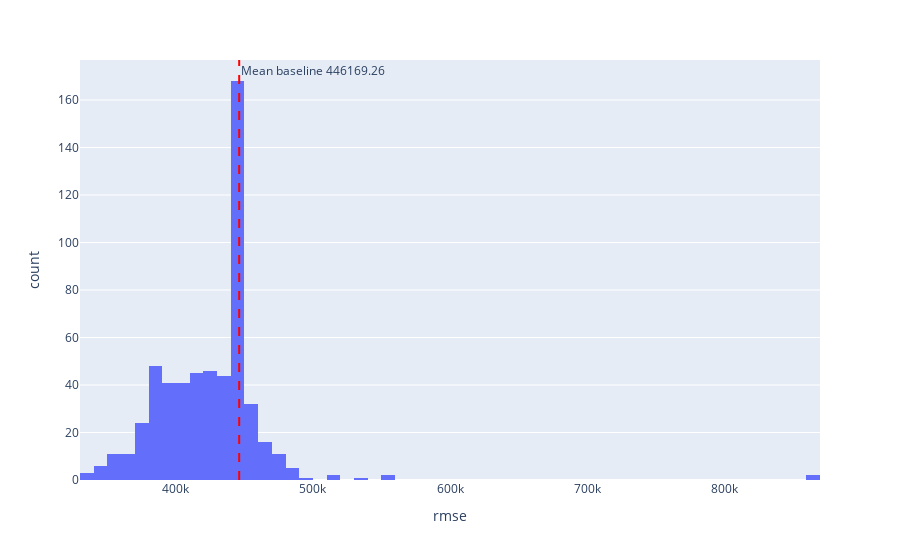

Notebook code for this chart:
### Code cell
fig = threshold_histogram(results_df, metric, min_metric, max_metric, perf_of_mean)
fig.show()
fig.write_image(OUTPUT_DIR / f"{dataset}_{config_str}_filtered_{k}_histogram.{image_ext}")

### Figure 1 — Plotly figure (JSON) as saved in the notebook; plotly's stock layout.template omitted (floating-point values rounded to 4 significant figures; data arrays with more than 128 entries replaced by an {"elided": "..."} marker saying what was removed)
{"data": [{"alignmentgroup": "True", "bingroup": "x", "hovertemplate": "rmse=%{x}<br>count=%{y}<extra></extra>", "legendgroup": "", "marker": {"color": "#636efa", "pattern": {"shape": ""}}, "name": "", "nbinsx": 100, "offsetgroup": "", "orientation": "v", "showlegend": false, "type": "histogram", "x": {"elided": "560 float values"}, "xaxis": "x", "yaxis": "y"}], "layout": {"annotations": [{"showarrow": false, "text": "Mean baseline 446169.26", "x": 446200.0, "xanchor": "left", "xref": "x", "y": 1, "yanchor": "top", "yref": "y domain"}], "barmode": "relative", "legend": {"tracegroupgap": 0}, "margin": {"t": 60}, "shapes": [{"line": {"color": "red", "dash": "dash"}, "type": "line", "x0": 446200.0, "x1": 446200.0, "xref": "x", "y0": 0, "y1": 1, "yref": "y domain"}], "xaxis": {"anchor": "y", "domain": [0, 1], "title": {"text": "rmse"}}, "yaxis": {"anchor": "x", "domain": [0, 1], "title": {"text": "count"}}}}
